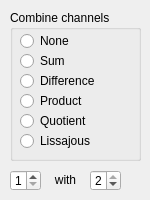
   <widget class="QWidget" name="Math">
    <property name="toolTip">
     <string>Math functions with channels</string>
    </property>
    <attribute name="title">
     <string>Math</string>
    </attribute>
    <widget class="QRadioButtonGroup" name="groupMathCombine">
     <property name="geometry">
      <rect>
       <x>10</x>
       <y>10</y>
       <width>131</width>
       <height>151</height>
      </rect>
     </property>
     <property name="toolTip">
      <string>Combine channel by mathematical operation</string>
     </property>
     <property name="title">
      <string>Combine channels</string>
     </property>
     <widget class="QRadioButton" name="radioMathNone">
      <property name="geometry">
       <rect>
        <x>10</x>
        <y>20</y>
        <width>104</width>
        <height>22</height>
       </rect>
      </property>
      <property name="text">
       <string>None</string>
      </property>
     </widget>
     <widget class="QRadioButton" name="radioMathSum">
      <property name="geometry">
       <rect>
        <x>10</x>
        <y>40</y>
        <width>104</width>
        <height>22</height>
       </rect>
      </property>
      <property name="text">
       <string>Sum</string>
      </property>
     </widget>
     <widget class="QRadioButton" name="radioMathDifference">
      <property name="geometry">
       <rect>
        <x>10</x>
        <y>60</y>
        <width>104</width>
        <height>22</height>
       </rect>
      </property>
      <property name="text">
       <string>Difference</string>
      </property>
     </widget>
     <widget class="QRadioButton" name="radioMathProduct">
      <property name="geometry">
       <rect>
        <x>10</x>
        <y>80</y>
        <width>104</width>
        <height>22</height>
       </rect>
      </property>
      <property name="text">
       <string>Product</string>
      </property>
     </widget>
     <widget class="QRadioButton" name="radioMathQuotient">
      <property name="geometry">
       <rect>
        <x>10</x>
        <y>100</y>
        <width>104</width>
        <height>22</height>
       </rect>
      </property>
      <property name="text">
       <string>Quotient</string>
      </property>
     </widget>
     <widget class="QRadioButton" name="radioMathLissajous">
      <property name="geometry">
       <rect>
        <x>10</x>
        <y>120</y>
        <width>104</width>
        <height>22</height>
       </rect>
      </property>
      <property name="text">
       <string>Lissajous</string>
      </property>
     </widget>
    </widget>
    <widget class="QSpinBox" name="spinChannel1">
     <property name="geometry">
      <rect>
       <x>10</x>
       <y>170</y>
       <width>31</width>
       <height>21</height>
      </rect>
     </property>
     <property name="minimum">
      <number>1</number>
     </property>
     <property name="maximum">
      <number>2</number>
     </property>
    </widget>
    <widget class="QSpinBox" name="spinChannel2">
     <property name="geometry">
      <rect>
       <x>90</x>
       <y>170</y>
       <width>31</width>
       <height>21</height>
      </rect>
     </property>
     <property name="suffix">
      <string/>
     </property>
     <property name="prefix">
      <string/>
     </property>
     <property name="minimum">
      <number>1</number>
     </property>
     <property name="maximum">
      <number>2</number>
     </property>
     <property name="value">
      <number>2</number>
     </property>
    </widget>
    <widget class="QLabel" name="labelC1withC2">
     <property name="geometry">
      <rect>
       <x>40</x>
       <y>170</y>
       <width>51</width>
       <height>20</height>
      </rect>
     </property>
     <property name="text">
      <string>with</string>
     </property>
     <property name="alignment">
      <set>Qt::AlignCenter</set>
     </property>
    </widget>
   </widget>
